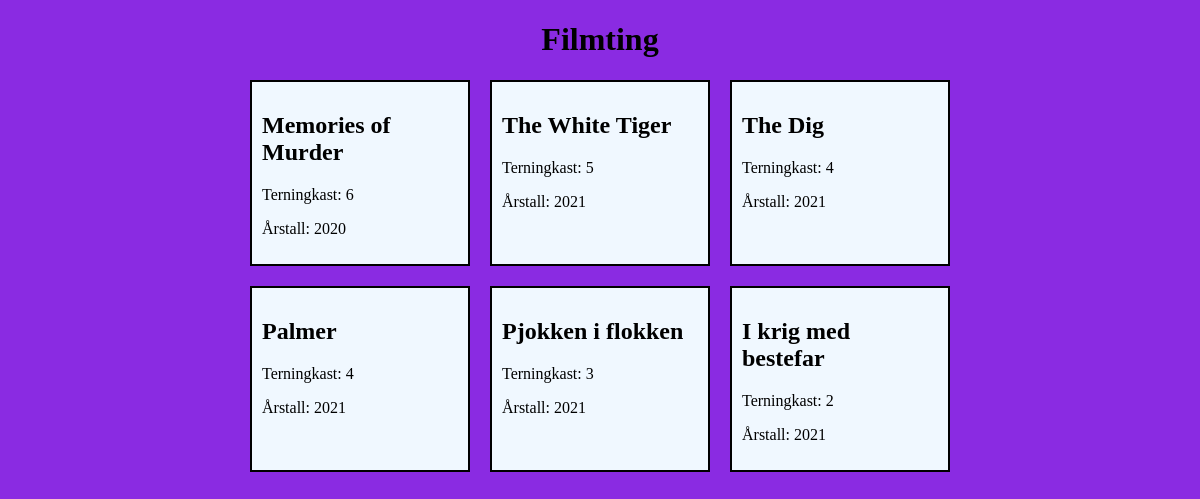
The page / on the database its author committed.
### app.py (models this page shows)
class Filmer(db.Model):
    id = db.Column('id', db.Integer, primary_key=True)
    tittel = db.Column('tittel', db.String(255))
    terningkast = db.Column('terningkast', db.Integer)
    aar = db.Column('aar', db.Integer)

### app.py (the view)
@app.route('/')
def index():
    filmer = db.engine.execute(
        'SELECT * FROM filmer ORDER BY terningkast DESC')
    return render_template('index.html', filmer=filmer)

### templates/index.html (shortened to what this page needs)
<!DOCTYPE html>
<html lang="en">
<head>
</head>
<body>
    <h1>Filmting</h1>
    <div id="grid">
        {% for film in filmer %}
        <div>
            <h2>{{film.tittel}}</h2>
            <p>Terningkast: {{film.terningkast}}</p>
            <p>Årstall: {{film.aar}}</p>
        </div>
        {% endfor %}
    </div>
</body>
</html>

### templates/index.html (style rules this page uses)
body { background-color: blueviolet; }
#grid { max-width: 700px; margin: auto; display: grid; grid-template-columns: repeat(3, 1fr); grid-gap: 20px; }
#grid div { background-color: aliceblue; border: 2px solid black; padding: 10px; }
h1 { text-align: center; }

### rows shown on the page
Filmer: tittel "Memories of Murder", terningkast "6", aar "2020"
Filmer: tittel "The White Tiger", terningkast "5", aar "2021"
Filmer: tittel "The Dig", terningkast "4", aar "2021"
Filmer: tittel "Palmer", terningkast "4", aar "2021"
Filmer: tittel "Pjokken i flokken", terningkast "3", aar "2021"
Filmer: tittel "I krig med bestefar", terningkast "2", aar "2021"
